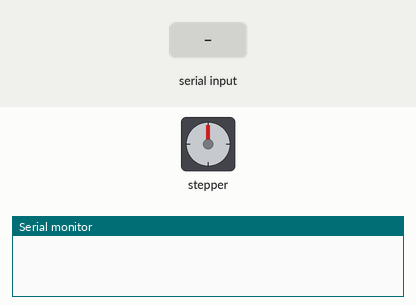
This sketch was run on a simulated ESP8266 (NodeMCU). Shown: stepper motor, the last lines printed to the serial monitor. Inputs (shaded band) come from the test bench. Stepper angles assume 2048 steps per turn.

Above: at 1.2 s.
1.3 s: "1" received over Serial
At 1.75 s:
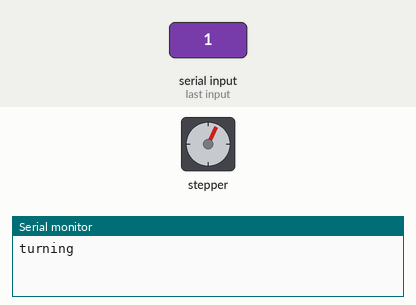
4.3 s: "2" received over Serial
7.3 s: "0" received over Serial
At 7.8 s:
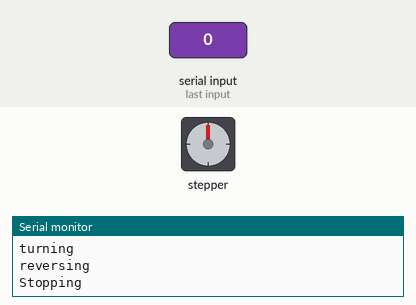
8.8 s: "2" received over Serial
At 8.95 s:
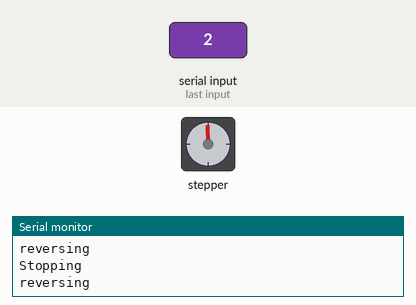
Timing chart, 0 to 18.8 s (numbered marks = the images above; inputs shaded):
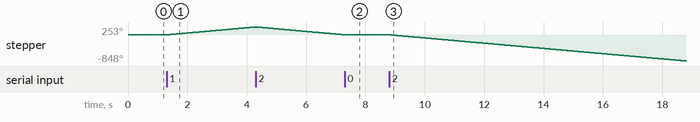

Measured:
- after the input at 1.3 s, stepper: keeps turning clockwise at about 85°/s, starting at once
- after the input at 7.3 s, stepper: stops changing and stays 0°
- after the input at 8.8 s, stepper: keeps turning counter-clockwise at about 85°/s, starting at once

The sketch:

stepper_motor_test.ino
```cpp
/* Example sketch to control a 28BYJ-48 stepper motor with ULN2003 driver board and Arduino UNO. More info: https://www.makerguides.com */

// Include the Arduino Stepper.h library:
#include <Stepper.h>

// Define number of steps per rotation:
const int stepsPerRevolution = 2048;

// Create stepper object called 'myStepper', note the pin order:
Stepper myStepper = Stepper(stepsPerRevolution, D1, D3, D2, D4);

char rx_byte=0;
bool turning = false;
bool cclockwise = false;

void setup() {
  // Set the speed to 5 rpm:
  myStepper.setSpeed(15);

  // Begin Serial communication at a baud rate of 9600:
  Serial.begin(9600);
}

void loop() {
  if (Serial.available() > 0) {    // is a character available?
    rx_byte = Serial.read();       // get the character

    // check if a number was received
    if (rx_byte=='1') {
      Serial.println("turning");
      turning = true;
      cclockwise=false;
    }
    else if (rx_byte=='0'){
      Serial.println("Stopping");
      turning=false;
    }
    else if (rx_byte=='2'){
      Serial.println("reversing");
      turning = true;
      cclockwise=true;
      }
  }
  if(turning==true){
    if(cclockwise==false){
    myStepper.step(1);}
    else{myStepper.step(-1);}
    }
}
```
